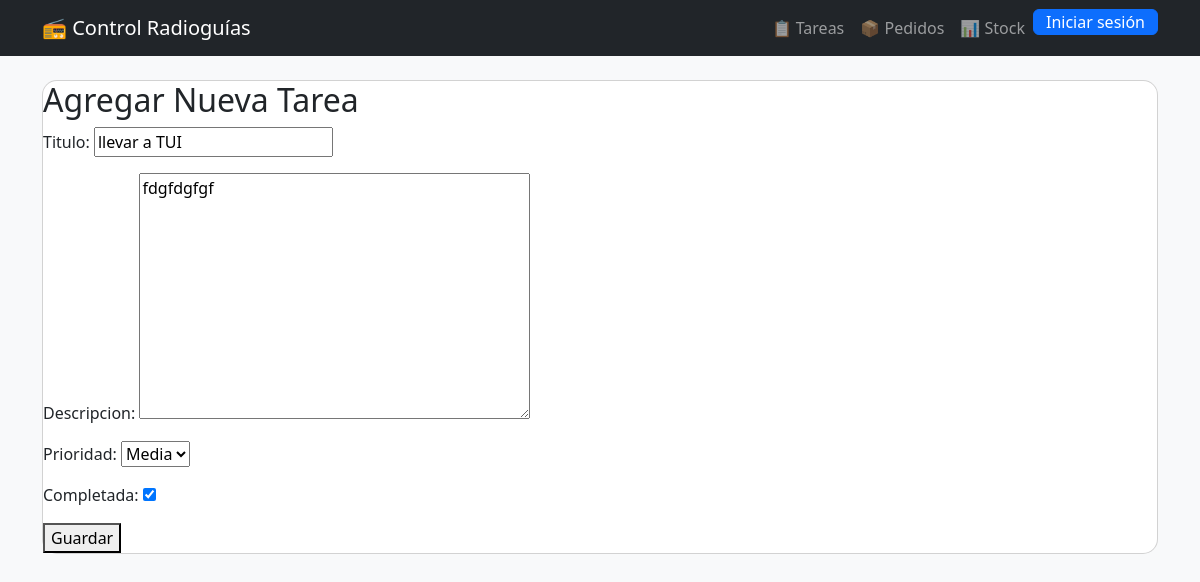
The page /tareas/editar/1/ on the database its author committed.
### pedidos/models.py (models this page shows, shortened)
class Tarea(models.Model):
    titulo = models.CharField(max_length=200)
    descripcion = models.TextField()
    prioridad = models.CharField(max_length=20, choices=[('alta', 'Alta'), ('media', 'Media'), ('baja', 'Baja')])
    completada = models.BooleanField(default=False)
    fecha_creacion = models.DateTimeField(auto_now_add=True)
    fecha_especifica = models.DateField(null=True, blank=True)

### pedidos/views.py (the view)
# urls.py: path('tareas/editar/<int:pk>/', TareaUpdateView.as_view(), name='tarea_editar'),
class TareaUpdateView( UpdateView):
    model = Tarea
    form_class = TareaForm
    template_name = 'pedidos/tarea_form.html'
    success_url = reverse_lazy('pedidos:tareas')

### pedidos/forms.py
class TareaForm(forms.ModelForm):
    class Meta:
        model = Tarea
        fields = ['titulo', 'descripcion', 'prioridad', 'completada']  # ✅ Campos existentes

### pedidos/templates/pedidos/tarea_form.html (shortened to what this page needs)
{% extends 'pedidos/base.html' %}
{% block content %}
<div class="card">
    <h2>Agregar Nueva Tarea</h2>
    <form method="post"  id="formNuevaTarea"  action="{% url 'pedidos:tarea_nueva' %}">
        {{ form.as_p }}
        <button type="submit">Guardar</button>
      </form>
</div>
{% endblock %}

### pedidos/static/pedidos/css/styles.css (style rules this page uses)
body { background-color: #f8f9fa; }
.card { border-radius: 15px; }

### rows shown on the page
Tarea: titulo "llevar a TUI", descripcion "fdgfdgfgf", prioridad "Media", completada "☑"
